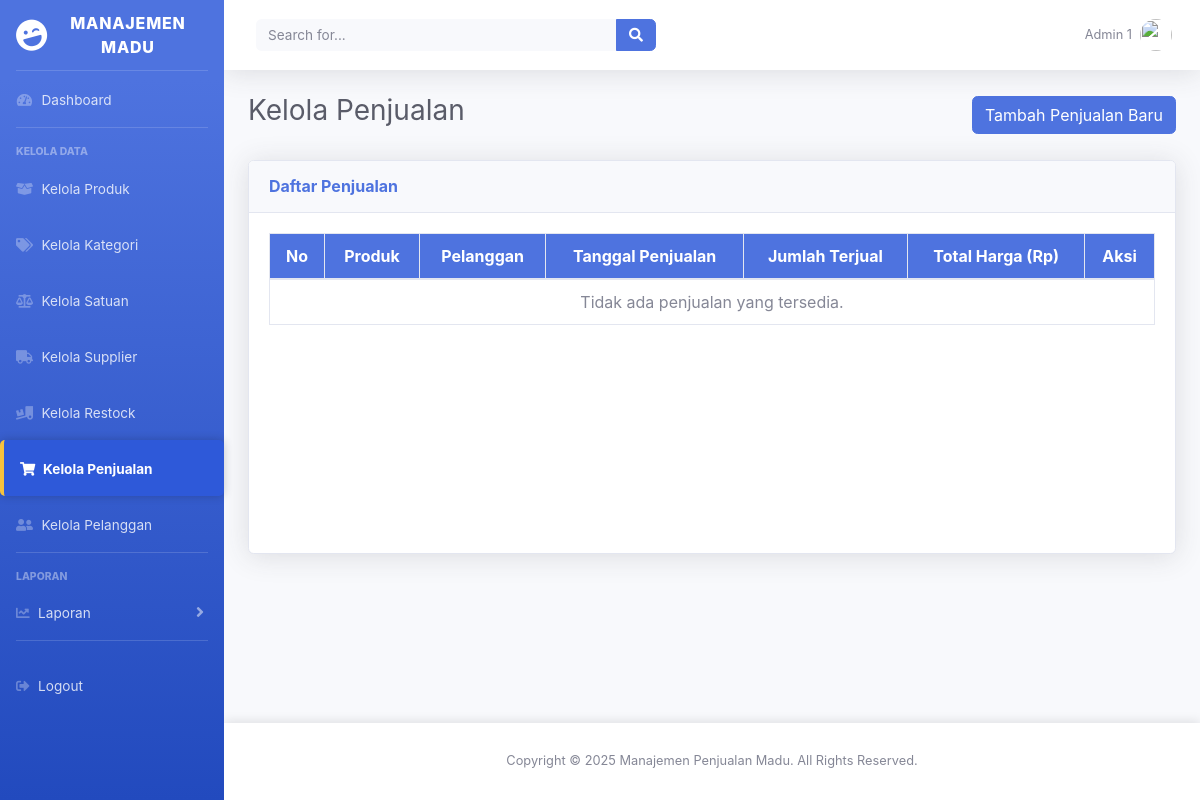
Page /views/admin/sales.php?error=invalid_request (signed in) on the earlier database version.
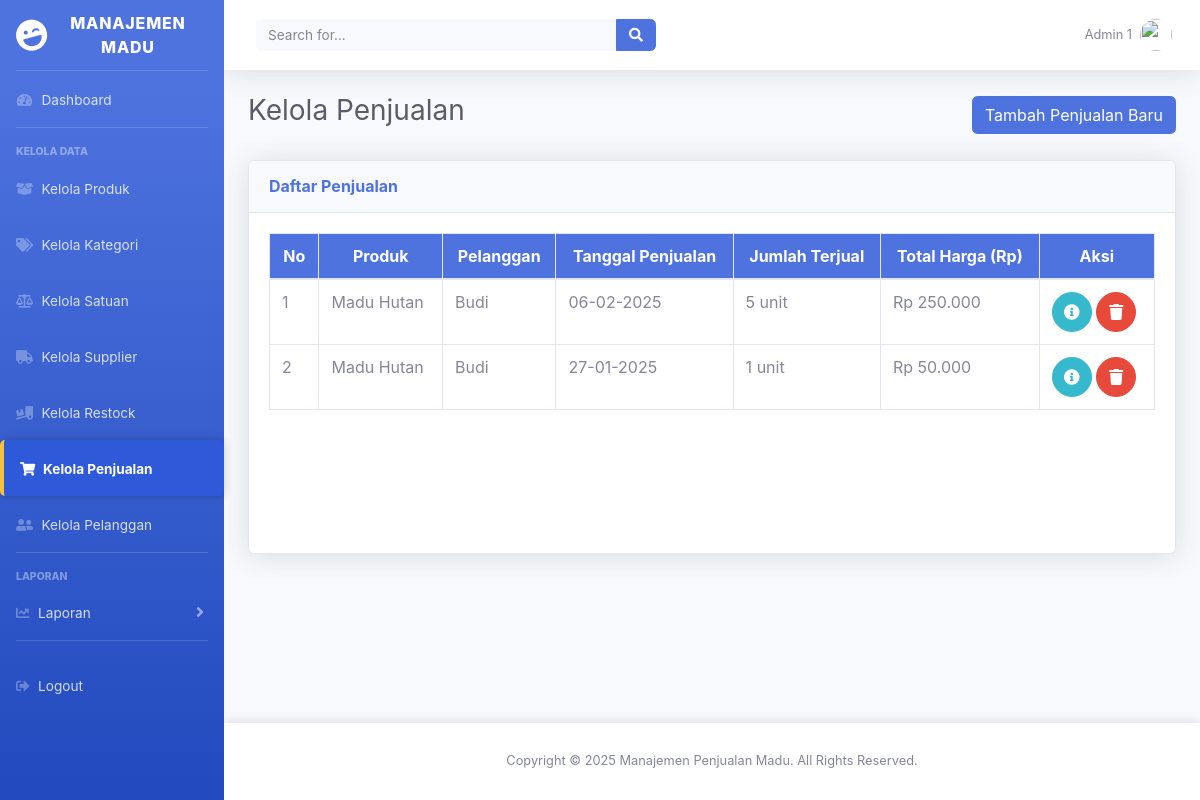
Same page on the later database version.
### tables this page shows
CREATE TABLE IF NOT EXISTS `penjualan` (
  `id_penjualan` int NOT NULL AUTO_INCREMENT,
  `id_produk` int NOT NULL,
  `id_pelanggan` int NOT NULL,
  `tanggal_penjualan` date NOT NULL,
  `jumlah_terjual` int NOT NULL,
  `total_harga` decimal(10,2) NOT NULL,
  `created_at` timestamp NULL DEFAULT CURRENT_TIMESTAMP,
  `updated_at` timestamp NULL DEFAULT CURRENT_TIMESTAMP ON UPDATE CURRENT_TIMESTAMP,
  PRIMARY KEY (`id_penjualan`),
  KEY `id_produk` (`id_produk`),
  KEY `id_pelanggan` (`id_pelanggan`),
  CONSTRAINT `penjualan_ibfk_1` FOREIGN KEY (`id_produk`) REFERENCES `produk` (`id_produk`),
  CONSTRAINT `penjualan_ibfk_2` FOREIGN KEY (`id_pelanggan`) REFERENCES `pelanggan` (`id_pelanggan`)
);

CREATE TABLE IF NOT EXISTS `produk` (
  `id_produk` int NOT NULL AUTO_INCREMENT,
  `nama_produk` varchar(100) NOT NULL,
  `deskripsi` text,
  `id_kategori` int NOT NULL,
  `id_satuan` int NOT NULL,
  `harga` decimal(10,0) NOT NULL,
  `stok` int NOT NULL,
  `created_at` timestamp NULL DEFAULT CURRENT_TIMESTAMP,
  `updated_at` timestamp NULL DEFAULT CURRENT_TIMESTAMP ON UPDATE CURRENT_TIMESTAMP,
  PRIMARY KEY (`id_produk`),
  KEY `id_kategori` (`id_kategori`),
  KEY `id_satuan` (`id_satuan`),
  CONSTRAINT `produk_ibfk_1` FOREIGN KEY (`id_kategori`) REFERENCES `kategori` (`id_kategori`),
  CONSTRAINT `produk_ibfk_2` FOREIGN KEY (`id_satuan`) REFERENCES `satuan` (`id_satuan`)
);

CREATE TABLE IF NOT EXISTS `pelanggan` (
  `id_pelanggan` int NOT NULL AUTO_INCREMENT,
  `nama_pelanggan` varchar(100) NOT NULL,
  `kontak` varchar(20) DEFAULT NULL,
  `alamat` text,
  `kota` varchar(100) NOT NULL,
  `provinsi` varchar(100) NOT NULL,
  `created_at` timestamp NULL DEFAULT CURRENT_TIMESTAMP,
  `updated_at` timestamp NULL DEFAULT CURRENT_TIMESTAMP ON UPDATE CURRENT_TIMESTAMP,
  PRIMARY KEY (`id_pelanggan`)
);

### controllers/SalesController.php (called while the page is built, shortened)
<?php
require_once __DIR__ . '/../models/SalesModel.php';
class SalesController
{
    private $salesModel;
    public function __construct($db)
    {
        $this->db = $db;
        $this->salesModel = new SalesModel($this->db);
    }
    public function showAllSales()
    {
        try {
            return $this->salesModel->getAllSales();
        } catch (Exception $e) {
            error_log("Kesalahan saat mengambil data penjualan: " . $e->getMessage());
            return [];
        }
    }
}

### models/SalesModel.php (called while the page is built, shortened)
<?php
class SalesModel
{
    private $db;
    private $table = 'penjualan';
    public function __construct($db)
    {
        $this->db = $db;
    }
    public function getAllSales()
    {
        $query = "SELECT penjualan.id_penjualan, produk.nama_produk, pelanggan.nama_pelanggan,
                         penjualan.tanggal_penjualan, penjualan.jumlah_terjual, penjualan.total_harga
                  FROM {$this->table}
                  JOIN produk ON penjualan.id_produk = produk.id_produk
                  JOIN pelanggan ON penjualan.id_pelanggan = pelanggan.id_pelanggan";
        $stmt = $this->db->prepare($query);
        $stmt->execute();
        return $stmt->fetchAll(PDO::FETCH_ASSOC);
    }
}

### views/admin/sales.php (the view, shortened to what the changed rows need)
<?php
require_once '../../controllers/SalesController.php';
$database = new Database();
$db = $database->getConnection();
$salesController = new SalesController($db);
$sales = $salesController->showAllSales();
?>
<div id="wrapper">
    <div id="content-wrapper" class="d-flex flex-column">
        <div id="content">
            <?php include '../layouts/header.php'; ?>
            <div class="container-fluid">
                <div class="d-flex justify-content-between align-items-center mb-4">
                    <h1 class="h3 text-gray-800">Kelola Penjualan</h1>
                </div>
                <div class="card shadow mb-4">
                    <div class="card-body">
                        <div class="table-responsive">
                            <table class="table table-bordered" id="dataTable" width="100%" cellspacing="0">
                                <thead>
                                    <tr>
                                        <th>No</th>
                                        <th>Produk</th>
                                        <th>Pelanggan</th>
                                        <th>Tanggal Penjualan</th>
                                        <th>Jumlah Terjual</th>
                                        <th>Total Harga (Rp)</th>
                                        <th>Aksi</th>
                                    </tr>
                                </thead>
                                <tbody>
                                    <?php if (!empty($sales)): ?>
                                        <?php $no = 1; ?>
                                        <?php foreach ($sales as $sale): ?>
                                            <tr>
                                                <td><?= $no++; ?></td>
                                                <td><?= htmlspecialchars($sale['nama_produk']); ?></td>
                                                <td><?= htmlspecialchars($sale['nama_pelanggan']); ?></td>
                                                <td><?php
                                                    $tanggal = DateTime::createFromFormat('Y-m-d', $sale['tanggal_penjualan']);
                                                    echo $tanggal ? $tanggal->format('d-m-Y') : '-';
                                                    ?>
                                                </td>
                                                <td><?= htmlspecialchars($sale['jumlah_terjual'] ?? '0'); ?> unit</td>
                                                <td>Rp <?= number_format((float) ($sale['total_harga'] ?? 0), 0, ',', '.'); ?></td>
                                                <td>
                                                    <a href="edit_sales.php?id=<?= $sale['id_penjualan']; ?>"
                                                        class="btn btn-info btn-circle">
                                                        <i class="fas fa-info-circle"></i>
                                                    </a>
                                                    <button class="btn btn-danger btn-circle"
                                                        onclick="confirmDelete(<?= $sale['id_penjualan']; ?>)">
                                                        <i class="fas fa-trash"></i>
                                                    </button>
                                                </td>
                                            </tr>
                                        <?php endforeach; ?>
                                    <?php else: ?>
                                        <tr>
                                            <td colspan="7" class="text-center">Tidak ada penjualan yang tersedia.</td>
                                        </tr>
                                    <?php endif; ?>
                                </tbody>
                            </table>
                        </div>
                    </div>
                </div>
            </div>
        </div>
    </div>
</div>

Differences in the rows shown:
added penjualan: id_produk.nama_produk "Madu Hutan", id_pelanggan.nama_pelanggan "Budi", tanggal_penjualan "06-02-2025", jumlah_terjual "5", total_harga "250.000"
added penjualan: id_produk.nama_produk "Madu Hutan", id_pelanggan.nama_pelanggan "Budi", tanggal_penjualan "27-01-2025", jumlah_terjual "1", total_harga "50.000"
Other differences:
text no longer shown: "Tidak ada penjualan yang tersedia."
